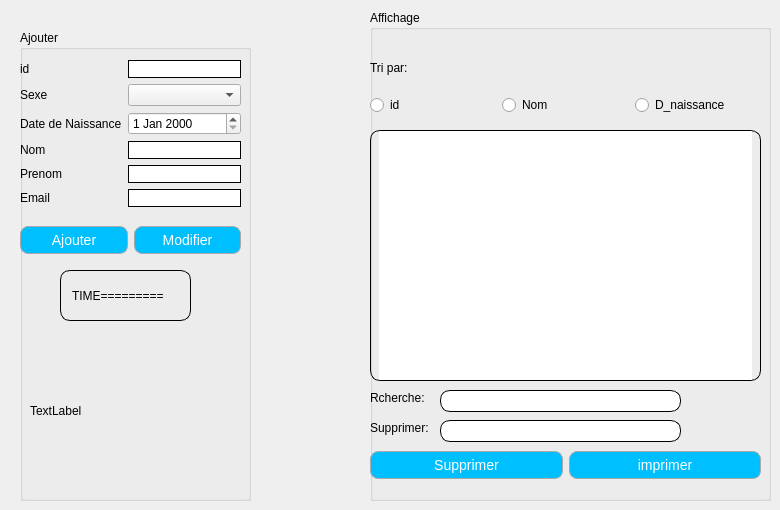
              <widget class="QWidget" name="tab_3">
               <attribute name="title">
                <string>Spectateur</string>
               </attribute>
               <widget class="QGroupBox" name="groupBox_8">
                <property name="geometry">
                 <rect>
                  <x>370</x>
                  <y>10</y>
                  <width>401</width>
                  <height>491</height>
                 </rect>
                </property>
                <property name="title">
                 <string>Affichage</string>
                </property>
                <widget class="QLabel" name="label_4">
                 <property name="geometry">
                  <rect>
                   <x>0</x>
                   <y>50</y>
                   <width>56</width>
                   <height>16</height>
                  </rect>
                 </property>
                 <property name="text">
                  <string>Tri par:</string>
                 </property>
                </widget>
                <widget class="QWidget" name="horizontalLayoutWidget_4">
                 <property name="geometry">
                  <rect>
                   <x>0</x>
                   <y>70</y>
                   <width>391</width>
                   <height>51</height>
                  </rect>
                 </property>
                 <layout class="QHBoxLayout" name="horizontalLayout_13">
                  <item>
                   <widget class="QRadioButton" name="check_id_tri">
                    <property name="text">
                     <string>id</string>
                    </property>
                   </widget>
                  </item>
                  <item>
                   <widget class="QRadioButton" name="check_nom_tri">
                    <property name="text">
                     <string>Nom</string>
                    </property>
                   </widget>
                  </item>
                  <item>
                   <widget class="QRadioButton" name="check_date_tri">
                    <property name="text">
                     <string>D_naissance</string>
                    </property>
                   </widget>
                  </item>
                 </layout>
                </widget>
                <widget class="QLabel" name="label_5">
                 <property name="geometry">
                  <rect>
                   <x>0</x>
                   <y>380</y>
                   <width>56</width>
                   <height>16</height>
                  </rect>
                 </property>
                 <property name="text">
                  <string>Rcherche:</string>
                 </property>
                </widget>
                <widget class="QLineEdit" name="recherche_spectateur">
                 <property name="geometry">
                  <rect>
                   <x>70</x>
                   <y>380</y>
                   <width>241</width>
                   <height>22</height>
                  </rect>
                 </property>
                 <property name="styleSheet">
                  <string notr="true">QLineEdit
{
 border-width: 1px;
border-style: solid;
border-color: black;
  border-radius: 10px;
padding:0 8;
}</string>
                 </property>
                </widget>
                <widget class="QLineEdit" name="le_id_supp">
                 <property name="geometry">
                  <rect>
                   <x>70</x>
                   <y>410</y>
                   <width>241</width>
                   <height>22</height>
                  </rect>
                 </property>
                 <property name="styleSheet">
                  <string notr="true">QLineEdit
{
 border-width: 1px;
border-style: solid;
border-color: black;
  border-radius: 10px;
padding:0 8;
}</string>
                 </property>
                 <property name="text">
                  <string/>
                 </property>
                </widget>
                <widget class="QLabel" name="label_6">
                 <property name="geometry">
                  <rect>
                   <x>0</x>
                   <y>410</y>
                   <width>71</width>
                   <height>16</height>
                  </rect>
                 </property>
                 <property name="text">
                  <string>Supprimer:</string>
                 </property>
                </widget>
                <widget class="QTableView" name="tab_Spectateur">
                 <property name="geometry">
                  <rect>
                   <x>0</x>
                   <y>120</y>
                   <width>391</width>
                   <height>251</height>
                  </rect>
                 </property>
                 <property name="styleSheet">
                  <string notr="true">QTableView
{
 border-width: 1px;
border-style: solid;
border-color: black;
  border-radius: 10px;
padding:0 8;
}</string>
                 </property>
                </widget>
                <widget class="QWidget" name="layoutWidget_2">
                 <property name="geometry">
                  <rect>
                   <x>0</x>
                   <y>440</y>
                   <width>391</width>
                   <height>30</height>
                  </rect>
                 </property>
                 <layout class="QHBoxLayout" name="horizontalLayout_14">
                  <item>
                   <widget class="QPushButton" name="pb_supprimer">
                    <property name="styleSheet">
                     <string notr="true">QPushButton {
color: #FFFFFF;
background:#00BFFF;
border: none;
font-size:14px;
font-family:Arial, Helvetica, sans-serif;
border: 1px solid #A9A9A9;
border-top-left-radius: 7px;
border-top-right-radius: 7px;
border-radius: 8px;
padding:5px 5px 5px 5px;
}
QPushButton:hover {
color:#fff;
background:#A9A9A9;
border: none;
border-top-left-radius: 7px;
border-top-right-radius: 7px;
}</string>
                    </property>
                    <property name="text">
                     <string>Supprimer</string>
                    </property>
                   </widget>
                  </item>
                  <item>
                   <widget class="QPushButton" name="imprimer_Spectateur">
                    <property name="styleSheet">
                     <string notr="true">QPushButton {
color: #FFFFFF;
background:#00BFFF;
border: none;
font-size:14px;
font-family:Arial, Helvetica, sans-serif;
border: 1px solid #A9A9A9;
border-top-left-radius: 7px;
border-top-right-radius: 7px;
border-radius: 8px;
padding:5px 5px 5px 5px;
}
QPushButton:hover {
color:#fff;
background:#A9A9A9;
border: none;
border-top-left-radius: 7px;
border-top-right-radius: 7px;
}</string>
                    </property>
                    <property name="text">
                     <string>imprimer</string>
                    </property>
                   </widget>
                  </item>
                 </layout>
                </widget>
               </widget>
               <widget class="QGroupBox" name="groupBox_9">
                <property name="geometry">
                 <rect>
                  <x>20</x>
                  <y>30</y>
                  <width>231</width>
                  <height>471</height>
                 </rect>
                </property>
                <property name="title">
                 <string>Ajouter</string>
                </property>
                <widget class="QWidget" name="formLayoutWidget_2">
                 <property name="geometry">
                  <rect>
                   <x>0</x>
                   <y>30</y>
                   <width>221</width>
                   <height>161</height>
                  </rect>
                 </property>
                 <layout class="QFormLayout" name="formLayout">
                  <item row="0" column="0">
                   <widget class="QLabel" name="idlabel">
                    <property name="text">
                     <string>id</string>
                    </property>
                   </widget>
                  </item>
                  <item row="0" column="1">
                   <widget class="QLineEdit" name="le_id">
                    <property name="styleSheet">
                     <string notr="true">QLineEdit
{
 border-width: 1px;
border-style: solid;
border-color: black;
  border-radius: 10px;
padding:0 8;
}</string>
                    </property>
                   </widget>
                  </item>
                  <item row="1" column="0">
                   <widget class="QLabel" name="sexeLabel">
                    <property name="text">
                     <string>Sexe</string>
                    </property>
                   </widget>
                  </item>
                  <item row="1" column="1">
                   <widget class="QComboBox" name="sexespectateur"/>
                  </item>
                  <item row="2" column="0">
                   <widget class="QLabel" name="dateDeNaissanceLabel">
                    <property name="text">
                     <string>Date de Naissance</string>
                    </property>
                   </widget>
                  </item>
                  <item row="2" column="1">
                   <widget class="QDateEdit" name="dateN_c"/>
                  </item>
                  <item row="3" column="0">
                   <widget class="QLabel" name="nomLabel">
                    <property name="text">
                     <string>Nom</string>
                    </property>
                   </widget>
                  </item>
                  <item row="3" column="1">
                   <widget class="QLineEdit" name="le_nom">
                    <property name="styleSheet">
                     <string notr="true">QLineEdit
{
 border-width: 1px;
border-style: solid;
border-color: black;
  border-radius: 10px;
padding:0 8;
}</string>
                    </property>
                   </widget>
                  </item>
                  <item row="4" column="0">
                   <widget class="QLabel" name="prenomLabel">
                    <property name="text">
                     <string>Prenom</string>
                    </property>
                   </widget>
                  </item>
                  <item row="4" column="1">
                   <widget class="QLineEdit" name="le_prenom">
                    <property name="styleSheet">
                     <string notr="true">QLineEdit
{
 border-width: 1px;
border-style: solid;
border-color: black;
  border-radius: 10px;
padding:0 8;
}</string>
                    </property>
                   </widget>
                  </item>
                  <item row="5" column="0">
                   <widget class="QLabel" name="emailLabel">
                    <property name="text">
                     <string>Email</string>
                    </property>
                   </widget>
                  </item>
                  <item row="5" column="1">
                   <widget class="QLineEdit" name="le_email">
                    <property name="styleSheet">
                     <string notr="true">QLineEdit
{
 border-width: 1px;
border-style: solid;
border-color: black;
  border-radius: 10px;
padding:0 8;
}</string>
                    </property>
                   </widget>
                  </item>
                 </layout>
                </widget>
                <widget class="QWidget" name="layoutWidget_3">
                 <property name="geometry">
                  <rect>
                   <x>0</x>
                   <y>190</y>
                   <width>221</width>
                   <height>41</height>
                  </rect>
                 </property>
                 <layout class="QHBoxLayout" name="horizontalLayout_15">
                  <item>
                   <widget class="QPushButton" name="pb_ajouter">
                    <property name="styleSheet">
                     <string notr="true">QPushButton {
color: #FFFFFF;
background:#00BFFF;
border: none;
font-size:14px;
font-family:Arial, Helvetica, sans-serif;
border: 1px solid #A9A9A9;
border-top-left-radius: 7px;
border-top-right-radius: 7px;
border-radius: 8px;
padding:5px 5px 5px 5px;
}
QPushButton:hover {
color:#fff;
background:#A9A9A9;
border: none;
border-top-left-radius: 7px;
border-top-right-radius: 7px;
}</string>
                    </property>
                    <property name="text">
                     <string>Ajouter</string>
                    </property>
                   </widget>
                  </item>
                  <item>
                   <widget class="QPushButton" name="modif">
                    <property name="styleSheet">
                     <string notr="true">QPushButton {
color: #FFFFFF;
background:#00BFFF;
border: none;
font-size:14px;
font-family:Arial, Helvetica, sans-serif;
border: 1px solid #A9A9A9;
border-top-left-radius: 7px;
border-top-right-radius: 7px;
border-radius: 8px;
padding:5px 5px 5px 5px;
}
QPushButton:hover {
color:#fff;
background:#A9A9A9;
border: none;
border-top-left-radius: 7px;
border-top-right-radius: 7px;
}</string>
                    </property>
                    <property name="text">
                     <string>Modifier</string>
                    </property>
                   </widget>
                  </item>
                 </layout>
                </widget>
                <widget class="QLabel" name="label">
                 <property name="geometry">
                  <rect>
                   <x>10</x>
                   <y>330</y>
                   <width>121</width>
                   <height>101</height>
                  </rect>
                 </property>
                 <property name="text">
                  <string>TextLabel</string>
                 </property>
                </widget>
                <widget class="QLabel" name="label_date_time_2">
                 <property name="geometry">
                  <rect>
                   <x>40</x>
                   <y>240</y>
                   <width>131</width>
                   <height>51</height>
                  </rect>
                 </property>
                 <property name="styleSheet">
                  <string notr="true">font: 75 14pt &quot;MS Shell Dlg 2&quot;;
 border-width: 1px;
border-style: solid;
border-color: black;
  border-radius: 10px;
padding:0 8;</string>
                 </property>
                 <property name="text">
                  <string>TIME=========</string>
                 </property>
                </widget>
               </widget>
              </widget>
